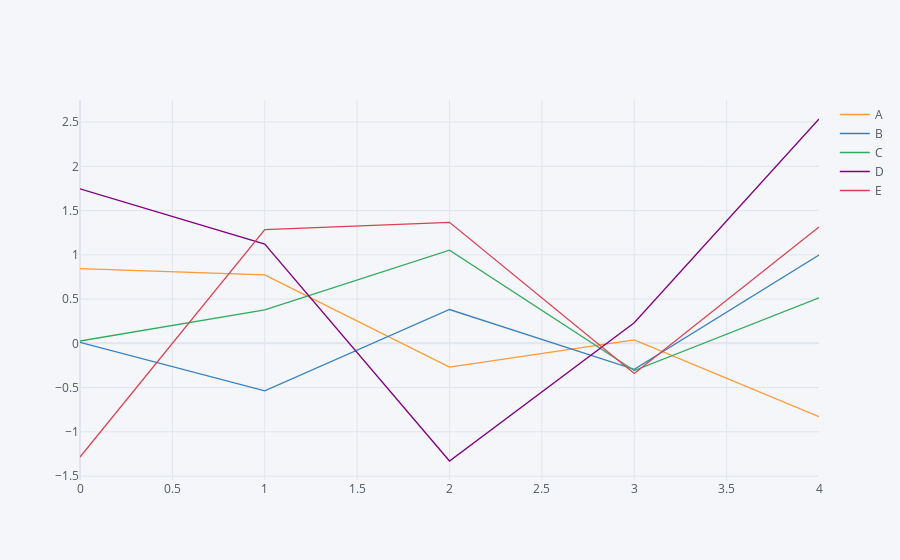

Notebook code cell kept with this figure:
### Code cell
df.iplot()

### Figure 1 — Plotly figure (JSON) as saved in the notebook; plotly's stock layout.template omitted (floating-point values rounded to 4 significant figures)
{"data": [{"line": {"color": "rgba(255, 153, 51, 1.0)", "dash": "solid", "shape": "linear", "width": 1.3}, "mode": "lines", "name": "A", "text": "", "type": "scatter", "x": [0, 1, 2, 3, 4], "y": [0.8433, 0.7728, -0.268, 0.03811, -0.8283]}, {"line": {"color": "rgba(55, 128, 191, 1.0)", "dash": "solid", "shape": "linear", "width": 1.3}, "mode": "lines", "name": "B", "text": "", "type": "scatter", "x": [0, 1, 2, 3, 4], "y": [0.0112, -0.5366, 0.3821, -0.2934, 0.9988]}, {"line": {"color": "rgba(50, 171, 96, 1.0)", "dash": "solid", "shape": "linear", "width": 1.3}, "mode": "lines", "name": "C", "text": "", "type": "scatter", "x": [0, 1, 2, 3, 4], "y": [0.02632, 0.379, 1.052, -0.3083, 0.515]}, {"line": {"color": "rgba(128, 0, 128, 1.0)", "dash": "solid", "shape": "linear", "width": 1.3}, "mode": "lines", "name": "D", "text": "", "type": "scatter", "x": [0, 1, 2, 3, 4], "y": [1.746, 1.121, -1.329, 0.2323, 2.535]}, {"line": {"color": "rgba(219, 64, 82, 1.0)", "dash": "solid", "shape": "linear", "width": 1.3}, "mode": "lines", "name": "E", "text": "", "type": "scatter", "x": [0, 1, 2, 3, 4], "y": [-1.284, 1.286, 1.368, -0.3405, 1.315]}], "layout": {"legend": {"bgcolor": "#F5F6F9", "font": {"color": "#4D5663"}}, "paper_bgcolor": "#F5F6F9", "plot_bgcolor": "#F5F6F9", "title": {"font": {"color": "#4D5663"}}, "xaxis": {"gridcolor": "#E1E5ED", "showgrid": true, "tickfont": {"color": "#4D5663"}, "title": {"font": {"color": "#4D5663"}, "text": ""}, "zerolinecolor": "#E1E5ED"}, "yaxis": {"gridcolor": "#E1E5ED", "showgrid": true, "tickfont": {"color": "#4D5663"}, "title": {"font": {"color": "#4D5663"}, "text": ""}, "zerolinecolor": "#E1E5ED"}}}
